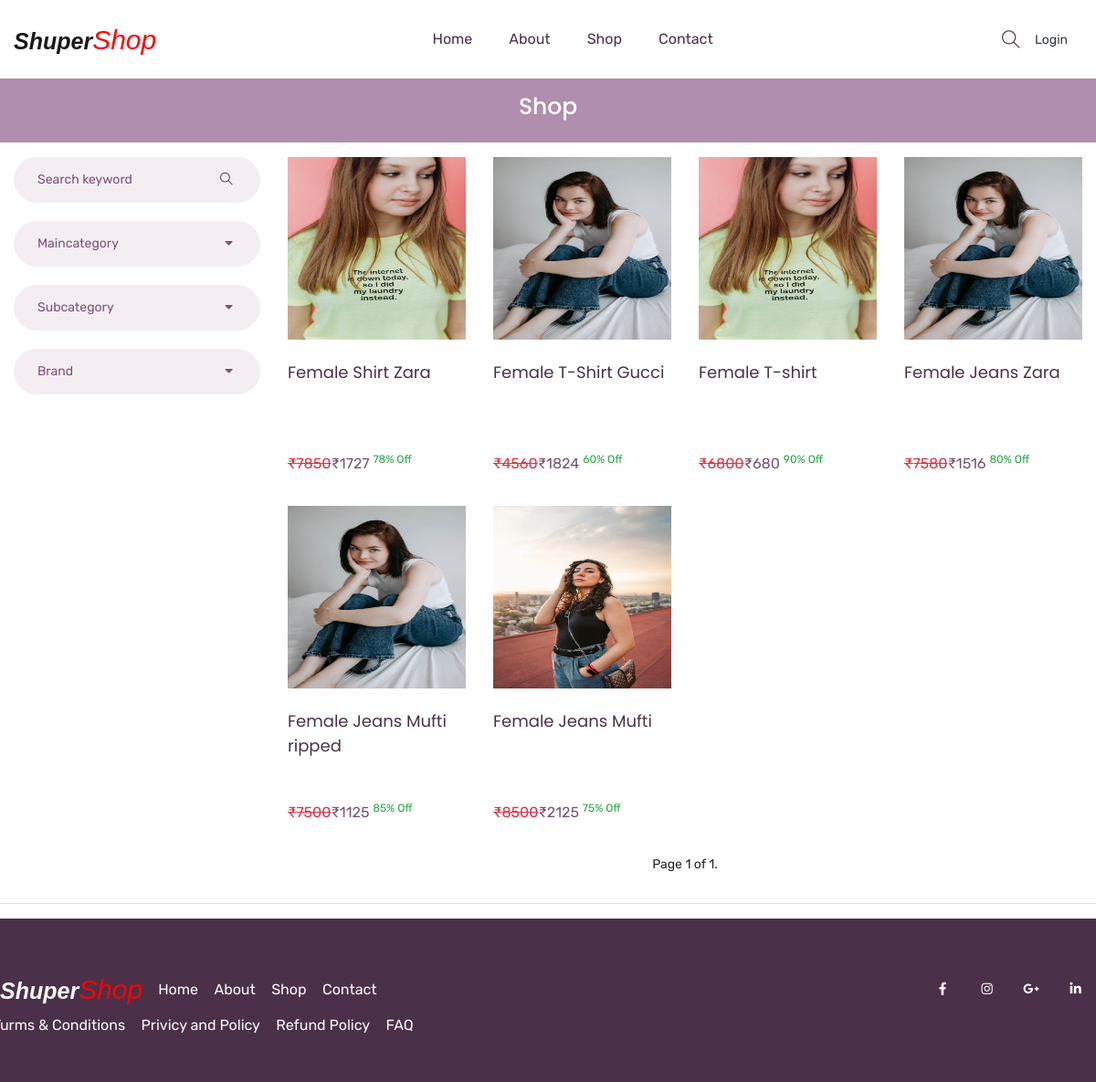
Page /shop/Female/All/All/ on the committed database.
### mainApp/models.py (models this page shows, shortened)
class Product(models.Model):
    id = models.AutoField(primary_key=True)
    name = models.CharField(max_length=30)
    maincategory = models.ForeignKey(Maincategory,on_delete=models.CASCADE)
    subcategory = models.ForeignKey(Subcategory,on_delete=models.CASCADE)
    brand = models.ForeignKey(Brand,on_delete=models.CASCADE)
    baseprice = models.IntegerField()
    discount = models.IntegerField()
    finalprice = models.IntegerField()
    stock = models.BooleanField(default=True)
    color = models.CharField(max_length=30)
    size = models.CharField(max_length=10)
    description = models.TextField(default="")
    pic1 = models.ImageField(upload_to="uploads/product")
    pic2 = models.ImageField(upload_to="uploads/product",default=None,blank=True,null=True)
    pic3 = models.ImageField(upload_to="uploads/product",default=None,blank=True,null=True)
    pic4 = models.ImageField(upload_to="uploads/product",default=None,blank=True,null=True)

### mainApp/views.py (the view)
# urls.py: path('shop/<str:mc>/<str:sc>/<str:br>/', mainApp.shopPage,name="shop"),
def shopPage(Request,mc,sc,br):
    if(mc=="All" and sc=="All" and br=="All"):
        products = Product.objects.all().order_by("-id")
    elif(mc!="All" and sc=="All" and br=="All"):
        products = Product.objects.filter(maincategory=Maincategory.objects.get(name=mc)).order_by("-id")
    elif(mc=="All" and sc!="All" and br=="All"):
        products = Product.objects.filter(subcategory=Subcategory.objects.get(name=sc)).order_by("-id")
    elif(mc=="All" and sc=="All" and br!="All"):
        products = Product.objects.filter(brand=Brand.objects.get(name=br)).order_by("-id")
    elif(mc!="All" and sc!="All" and br=="All"):
        products = Product.objects.filter(maincategory=Maincategory.objects.get(name=mc),subcategory=Subcategory.objects.get(name=sc)).order_by("-id").order_by("-id")
    elif(mc!="All" and sc=="All" and br!="All"):
        products = Product.objects.filter(maincategory=Maincategory.objects.get(name=mc),brand=Brand.objects.get(name=br)).order_by("-id").order_by("-id")
    elif(mc=="All" and sc!="All" and br!="All"):
        products = Product.objects.filter(brand=Brand.objects.get(name=br),subcategory=Subcategory.objects.get(name=sc)).order_by("-id").order_by("-id")
    else:
        products = Product.objects.filter(maincategory=Maincategory.objects.get(name=mc),subcategory=Subcategory.objects.get(name=sc),brand=Brand.objects.get(name=br)).order_by("-id").order_by("-id")
    maincategory = Maincategory.objects.all().order_by("-id")
    subcategory = Subcategory.objects.all().order_by("-id")
    brand = Brand.objects.all().order_by("-id")
    paginator = Paginator(products,12)
    page_number = Request.GET.get("page")
    page_obj = paginator.get_page(page_number)
    return render(Request,"shop.html",{'maincategory':maincategory,'subcategory':subcategory,'brand':brand,'mc':mc,'sc':sc,'br':br,'page_obj':page_obj})

### mainApp/templates/shop.html (shortened to what this page needs)
{% extends 'index.html' %}
{% load static %}
{% block body %}
    <section class="breadcrumb_part">
        <div class="container-fluid">
            <div class="row">
                <div class="col-lg-12">
                    <div class="breadcrumb_iner">
                        <h2>shop</h2>
                    </div>
                </div>
            </div>
        </div>
    </section>
    <section class="product_list py-3">
        <div class="container-fluid">
            <div class="row">
                <div class="col-md-3">
                    <div class="product_sidebar">
                        <div class="single_sedebar">
                            <form action="/search/" method="post">
                                <input type="text" name="search" placeholder="Search keyword">
                                <i class="ti-search"></i>
                            </form>
                        </div>
                        <div class="single_sedebar">
                            <div class="select_option">
                                <div class="select_option_list">Maincategory <i class="right fas fa-caret-down"></i> </div>
                            </div>
                        </div>
                        <div class="single_sedebar">
                            <div class="select_option">
                                <div class="select_option_list">Subcategory <i class="right fas fa-caret-down"></i> </div>
                            </div>
                        </div>
                        <div class="single_sedebar">
                            <div class="select_option">
                                <div class="select_option_list">Brand<i class="right fas fa-caret-down"></i> </div>
                            </div>
                        </div>
                    </div>
                </div>
                <div class="col-md-9">
                    <div class="product_list">
                        <div class="row">
                            {% for item in page_obj %}
                <div class="col-lg-3 col-md-4 col-sm-6 col-12">
                    <div class="single_product_item">
                        <div class="single_product_item_thumb">
                            <a href="/single-product/{{item.id}}">
                            <img src="{{item.pic1.url}}"style="height:200px;width:100%" alt="#" class="img-fluid">
                        </a>
                        </div>
                        <h3 style= height:90px><a href= "/single-product/{{item.id}}">{{item.name}}
                        </a></h3>
                        <p><del class="text-danger">&#8377;{{item.baseprice}}</del>&#8377;{{item.finalprice}} <sup class="text-success">{{item.discount}}% Off</sup></p>
                    </div>
                </div>
                {% endfor %}
                    </div>
                    <div class="load_more_btn text-center">
                            <span class="step-links">
                                <span class="current">
                                    Page {{ page_obj.number }} of {{ page_obj.paginator.num_pages }}.
                                </span>
                            </span>
                        </div>
                    </div>
                </div>
            </div>
        </div>
    </section>
{%endblock %}

### mainApp/static/css/all.css (style rules this page uses)
.fa, .fas, .far, .fal, .fab { -moz-osx-font-smoothing: grayscale; -webkit-font-smoothing: antialiased; display: inline-block; font-style: normal; font-variant: normal; text-rendering: auto; line-height: 1; }
.fa-caret-down:before { content: "\f0d7"; }
.fa, .fas { font-family: 'Font Awesome 5 Free'; font-weight: 900; }

### rows in the picture
Product: pic1 (picture), name "Female Shirt Zara", baseprice "7850", finalprice "1727", discount "78"
Product: pic1 (picture), name "Female T-Shirt Gucci", baseprice "4560", finalprice "1824", discount "60"
Product: pic1 (picture), name "Female T-shirt", baseprice "6800", finalprice "680", discount "90"
Product: pic1 (picture), name "Female Jeans Zara", baseprice "7580", finalprice "1516", discount "80"
Product: pic1 (picture), name "Female Jeans Mufti ripped", baseprice "7500", finalprice "1125", discount "85"
Product: pic1 (picture), name "Female Jeans Mufti", baseprice "8500", finalprice "2125", discount "75"

### other values in the picture
{{ page_obj.number }} "1"
{{ page_obj.paginator.num_pages }} "1"
